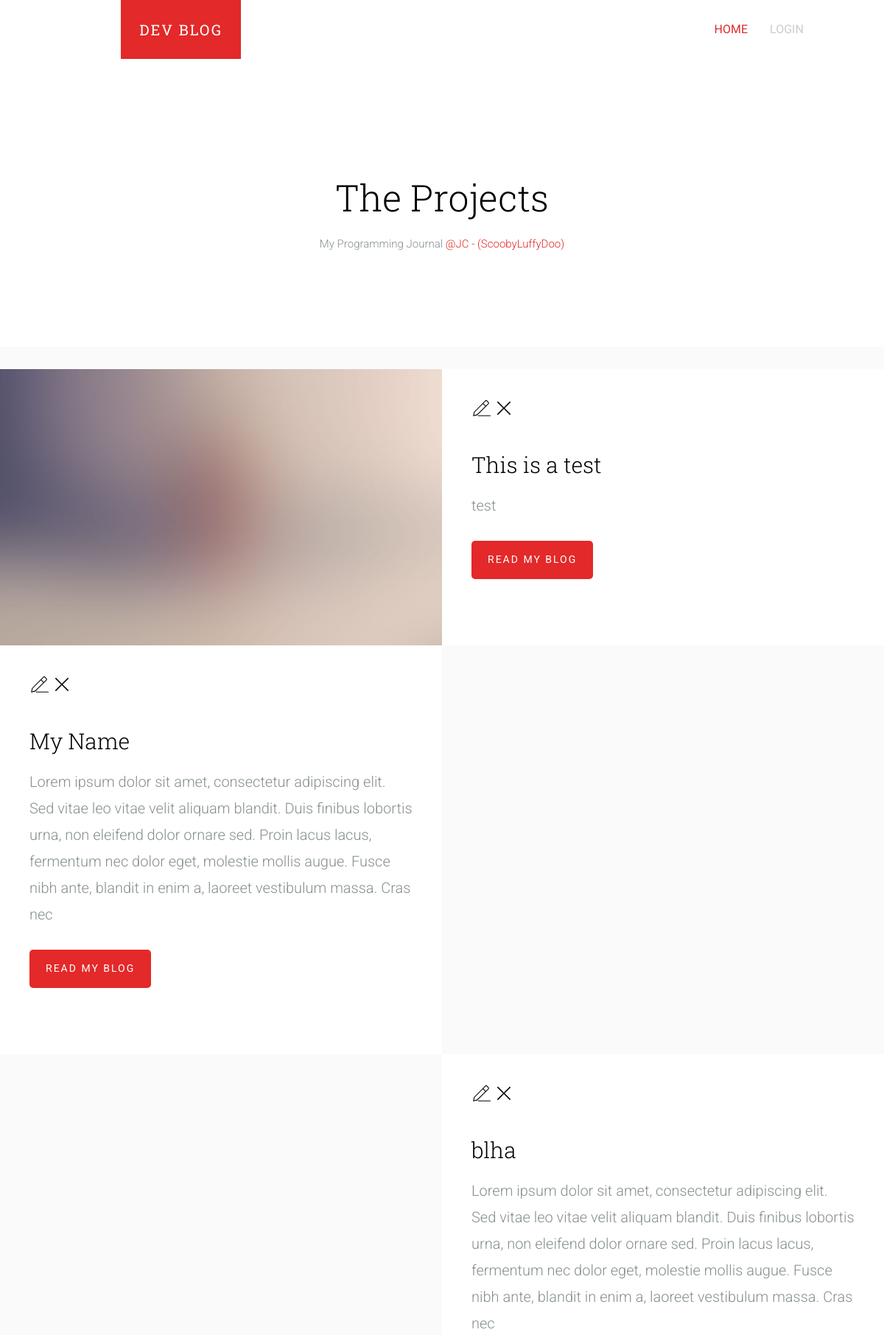
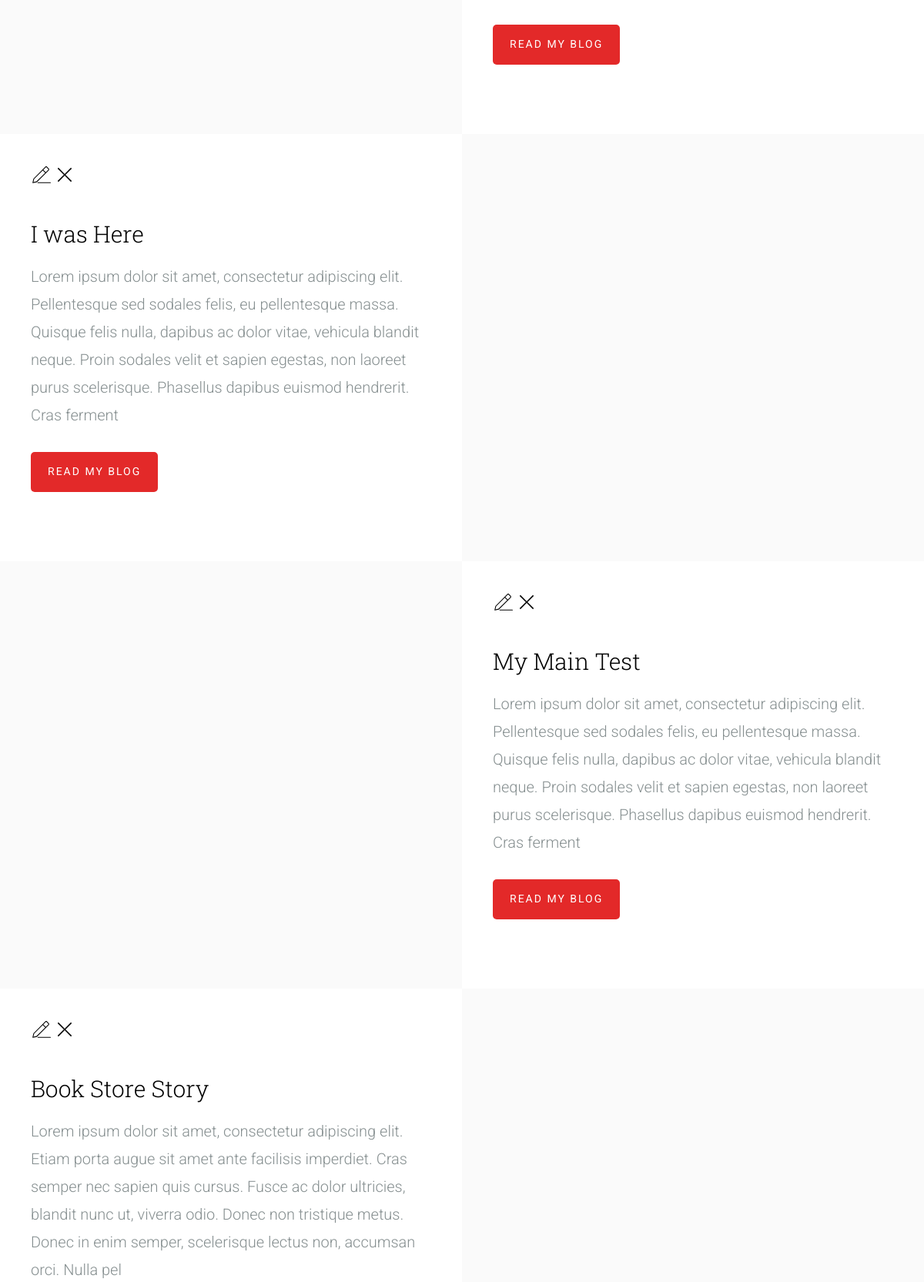
The page / (upper part) on the database its author committed (2 pictures, top to bottom).
### blog/models.py (models this page shows, shortened)
class BlogPost(models.Model):
    blogTitle = models.CharField(max_length=150, null=True)
    description = models.TextField(null=True, blank=True, max_length=300)
    story = models.TextField(null=True,blank=True)
    updated = models.DateTimeField(auto_now=True)
    created = models.DateTimeField(auto_now_add=True)
    class Meta:
        ordering = ['-created', '-updated']

### blog/views.py (the view)
# urls.py: 2. Add a URL to urlpatterns:  path('', views.home, name='home')
def home(request):
    blogPosts =BlogPost.objects.all()
    conext= {'blogPosts':blogPosts}
    return render(request,'blog/home.html', conext)

### blog/templates/blog/home.html (shortened to what this page needs)
{% extends 'main.html' %}
{% block content %}
{%load static%}
	<div id="fh5co-main">
		<div class="fh5co-intro text-center">
			<div class="container">
				<div class="row">
					<div class="col-md-8 col-md-offset-2">
						<h1 class="intro-lead">The Projects</h1>
						<p class="">My Programming Journal <a href="https://github.com/ScoobyLuffyDoo/" target="_blank">@JC - (ScoobyLuffyDoo)</a></p>
					</div>
				</div>
			</div>
		</div>
		<div id="fh5co-portfolio">
			{%include 'blog/blog_feed.html'%}
	</div>
	{% endblock content%}

### blog/templates/blog/blog_feed.html (shortened to what this page needs)
{%load static%}
{% for blog in blogPosts %}
{%if forloop.counter|divisibleby:"2"%}
  <div class="fh5co-portfolio-item fh5co-img-right">
    <div class="fh5co-portfolio-description">
      <div class="room__topRight">
        <a href="">
        </a>
        <a href="">
          <svg version="1.1" xmlns="http://www.w3.org/2000/svg" width="32" height="32" viewBox="0 0 32 32">
            <title>remove</title>
            <path d="M27.314 6.019l-1.333-1.333-9.98 9.981-9.981-9.981-1.333 1.333 9.981 9.981-9.981 9.98 1.333 1.333 9.981-9.98 9.98 9.98 1.333-1.333-9.98-9.98 9.98-9.981z" ></path>
          </svg>
        </a>
      </div>
{%else%}
  <div class="fh5co-portfolio-item">
  <div class="fh5co-portfolio-figure animate-box" style="background-image: url({% static 'images/work_1.jpg' %})"></div>
  <div class="fh5co-portfolio-description">
    <div class="room__topRight">
      <a href="">
      </a>
      <a href="">
        <svg version="1.1" xmlns="http://www.w3.org/2000/svg" width="32" height="32" viewBox="0 0 32 32">
          <title>remove</title>
          <path d="M27.314 6.019l-1.333-1.333-9.98 9.981-9.981-9.981-1.333 1.333 9.981 9.981-9.981 9.98 1.333 1.333 9.981-9.98 9.98 9.98 1.333-1.333-9.98-9.98 9.98-9.981z" ></path>
        </svg>
      </a>
    </div>
{%endif%}
      <br>
      <h2>{{blog.blogTitle}}</h2>
      <p>{{blog.description}}</p>
      <p><a href="{%url 'blog-post' blog.id%}" class="btn btn-primary">Read my Blog</a></p>
    </div>
  </div>
  {%endfor%}
</div>

### rows shown on the page
BlogPost: blogTitle "This is a test", description "test"
BlogPost: blogTitle "My Name", description "Lorem ipsum dolor sit amet, consectetur adipiscing elit. Sed vitae leo vitae velit aliquam blandit. Duis finibus lobortis urna, non eleifend dolor ornare sed. Proin lacus lacus, fermentum nec dolor eget, molestie mollis augue. Fusce nibh ante, blandit in enim a, laoreet vestibulum massa. Cras nec"
BlogPost: blogTitle "blha", description "Lorem ipsum dolor sit amet, consectetur adipiscing elit. Sed vitae leo vitae velit aliquam blandit. Duis finibus lobortis urna, non eleifend dolor ornare sed. Proin lacus lacus, fermentum nec dolor eget, molestie mollis augue. Fusce nibh ante, blandit in enim a, laoreet vestibulum massa. Cras nec"
BlogPost: blogTitle "I was Here", description "Lorem ipsum dolor sit amet, consectetur adipiscing elit. Pellentesque sed sodales felis, eu pellentesque massa. Quisque felis nulla, dapibus ac dolor vitae, vehicula blandit neque. Proin sodales velit et sapien egestas, non laoreet purus scelerisque. Phasellus dapibus euismod hendrerit. Cras ferment"
BlogPost: blogTitle "My Main Test", description "Lorem ipsum dolor sit amet, consectetur adipiscing elit. Pellentesque sed sodales felis, eu pellentesque massa. Quisque felis nulla, dapibus ac dolor vitae, vehicula blandit neque. Proin sodales velit et sapien egestas, non laoreet purus scelerisque. Phasellus dapibus euismod hendrerit. Cras ferment"
BlogPost: blogTitle "Book Store Story", description "Lorem ipsum dolor sit amet, consectetur adipiscing elit. Etiam porta augue sit amet ante facilisis imperdiet. Cras semper nec sapien quis cursus. Fusce ac dolor ultricies, blandit nunc ut, viverra odio. Donec non tristique metus. Donec in enim semper, scelerisque lectus non, accumsan orci. Nulla pel"
